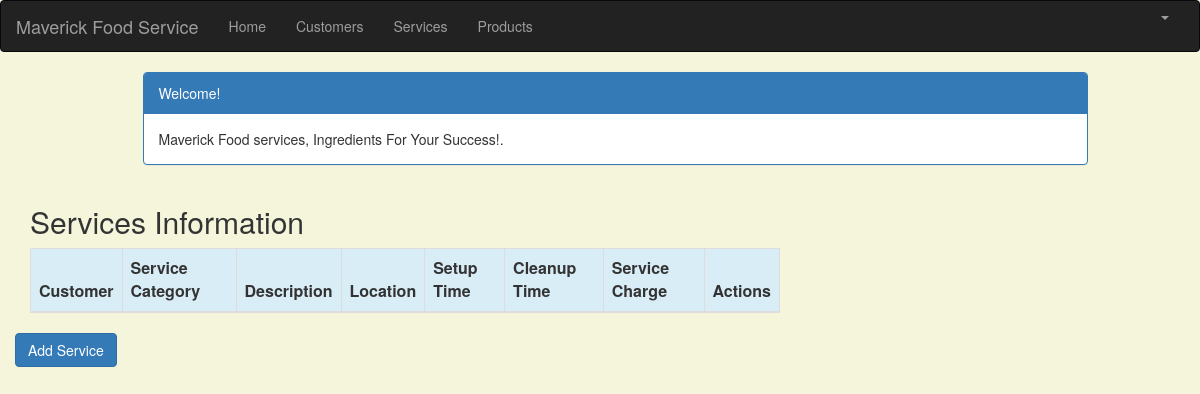
The page /service_list (signed in) on the database as committed earlier.
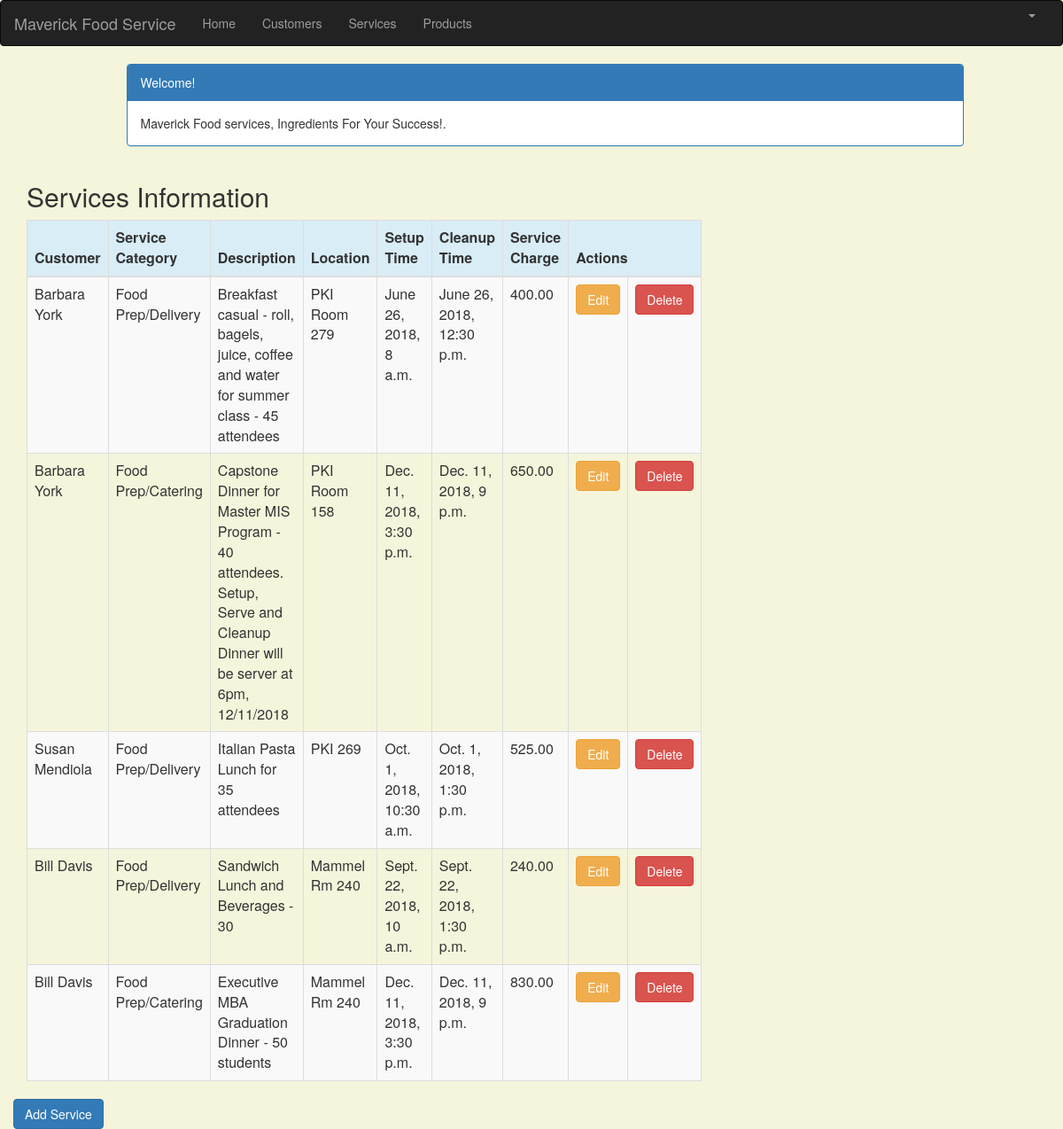
The same page on the database as committed later.
### crm/models.py (models this page shows, shortened)
class Service(models.Model):
    cust_name = models.ForeignKey(Customer, on_delete=models.CASCADE, related_name='services')
    service_category = models.CharField(max_length=100)
    description = models.TextField()
    location = models.CharField(max_length=200)
    setup_time = models.DateTimeField(
        default=timezone.now)
    cleanup_time = models.DateTimeField(
        default=timezone.now)
    service_charge = models.DecimalField(max_digits=10, decimal_places=2)
    created_date = models.DateTimeField(
        default=timezone.now)
    updated_date = models.DateTimeField(auto_now_add=True)

class Customer(models.Model):
    cust_name = models.CharField(max_length=50)
    organization = models.CharField(max_length=100, blank=True)
    role = models.CharField(max_length=100)
    email = models.EmailField(max_length=100)
    bldgroom = models.CharField(max_length=100)
    address = models.CharField(max_length=200)
    account_number = models.IntegerField(blank=False, null=False)
    city = models.CharField(max_length=50)
    state = models.CharField(max_length=50)
    zipcode = models.CharField(max_length=10)
    phone_number = models.CharField(max_length=50)
    created_date = models.DateTimeField(
        default=timezone.now)
    updated_date = models.DateTimeField(auto_now_add=True)
    def __str__(self):
        return str(self.cust_name)

### crm/views.py (the view)
# urls.py: path('service_list', views.service_list, name='service_list'),
@login_required
def service_list(request):
    services = Service.objects.filter(created_date__lte=timezone.now())
    return render(request, 'crm/service_list.html', {'services': services})

### crm/templates/crm/service_list.html (shortened to what this page needs)
{% extends 'crm/base.html' %}
{% block content %}
    <html>
    <head>
        <link rel="stylesheet" href="https://maxcdn.bootstrapcdn.com/bootstrap/3.3.4/css/bootstrap.min.css">
    </head>
    <body>
    <div class="container">
        <div class="row">
            <div class="col-md-10 col-md-offset-1">
                <div class="panel panel-primary">
                    <div class="panel-heading">Welcome!</div>
                    <div class="panel-body">
                        Maverick Food services, Ingredients For Your Success!.
                    </div>
                </div>
            </div>
        </div>
    </div>
    <div class="row">
        <h2 style="padding-left: 15Px">Services Information</h2>
    </div>
    <div>
        <table class="table table-striped table-bordered table-hover">
            <thead>
            <tr class="bg-info">
                <th>Customer</th>
                <th>Service Category</th>
                <th>Description</th>
                <th>Location</th>
                <th>Setup Time</th>
                <th>Cleanup Time</th>
                <th>Service Charge</th>
                <th colspan="3">Actions</th>
            </tr>
            </thead>
            <tbody>
            {% for service in services %}
                <tr>
                    <td>{{ service.cust_name }}</td>
                    <td>{{ service.service_category }}</td>
                     <td>{{ service.description }}</td>
                    <td>{{ service.location }}</td>
                    <td>{{ service.setup_time }}</td>
                    <td>{{ service.cleanup_time }}</td>
                    <td>{{ service.service_charge }}</td>
                    <td><a href="{% url 'crm:service_edit' pk=service.pk %}"
                           class="btn btn-warning">Edit</a></td>
                    <td><a href="{% url 'crm:service_delete' pk=service.pk %}"
                           onclick="return confirm('Are you sure you want to delete?')"
                           class="btn btn-danger">Delete</a>
                    </td>
                </tr>
            {% endfor %}
            </tbody>
        </table>
     <div class="row">
            <a href="{% url 'crm:service_new' %}" class="row"><span
                    class="btn btn-primary">Add Service</span></a>
        </div>
    </div>
    </body>
    </html>
{% endblock %}

### crm/templates/crm/base.html (shortened to what this page needs)
{% load staticfiles %}
<html lang="en">
<head>
    <link rel="stylesheet" href="https://maxcdn.bootstrapcdn.com/bootstrap/3.3.7/css/bootstrap.min.css">
</head>
<body id="app-layout">
<nav class="navbar navbar-inverse">
    <div class="container-fluid">
        <div class="navbar-header">
            <a class="navbar-brand" href="/">
                Maverick Food Service
            </a>
        </div>
        <div class="collapse navbar-collapse" id="myNavbar">
            <ul class="nav navbar-nav">
                <li><a href="{% url 'crm:home' %}">Home</a></li>
                <li><a href="{% url 'crm:customer_list' %}">Customers</a></li>
               <li><a href="{% url 'crm:service_list' %}">Services</a></li>
                <li><a href="{% url 'crm:product_list' %}">Products</a></li>
            </ul>
            <ul class="nav navbar-nav navbar-right">
                {% if user.is_authenticated %}
                    <li class="dropdown">
                        <a href="#" class="dropdown-toggle" data-toggle="dropdown" role="button" aria-expanded="false">
                            <span class="caret"></span>
                        </a>
                    </li>
                {% else %}
                    <li><a href="{% url 'login' %}"><span class="glyphicon glyphicon-log-in"></span> Login</a></li>
                {% endif %}
            </ul>
        </div>
    </div>
</nav>
<div class="content container">
    <div class="row">
        <div class="col-md-8">
            {% block content %}{% endblock %}
        </div>
    </div>
</body>
</html>

### crm/templates/crm/base.html (style rules this page uses)
.navbar { margin-bottom: 0; border-radius: 0; }

### crm/templates/crm/service_list.html (style rules this page uses)
body { background-color: beige; }

Rows that differ between the two databases and show on the page:
added Service: cust_name "Barbara York", service_category "Food Prep/Delivery", description "Breakfast casual - roll, bagels, juice, coffee and water for summer class - 45 attendees", location "PKI Room 279", setup_time "June 26, 2018, 8 a.m.", cleanup_time "June 26, 2018, 12:30 p.m.", service_charge "400.00"
added Service: cust_name "Barbara York", service_category "Food Prep/Catering", description "Capstone Dinner for Master MIS Program - 40 attendees. Setup, Serve and Cleanup Dinner will be server at 6pm, 12/11/2018", location "PKI Room 158", setup_time "Dec. 11, 2018, 3:30 p.m.", cleanup_time "Dec. 11, 2018, 9 p.m.", service_charge "650.00"
added Service: cust_name "Susan Mendiola", service_category "Food Prep/Delivery", description "Italian Pasta Lunch for 35 attendees", location "PKI 269", setup_time "Oct. 1, 2018, 10:30 a.m.", cleanup_time "Oct. 1, 2018, 1:30 p.m.", service_charge "525.00"
added Service: cust_name "Bill Davis", service_category "Food Prep/Delivery", description "Sandwich Lunch and Beverages - 30", location "Mammel Rm 240", setup_time "Sept. 22, 2018, 10 a.m.", cleanup_time "Sept. 22, 2018, 1:30 p.m.", service_charge "240.00"
added Service: cust_name "Bill Davis", service_category "Food Prep/Catering", description "Executive MBA Graduation Dinner - 50 students", location "Mammel Rm 240", setup_time "Dec. 11, 2018, 3:30 p.m.", cleanup_time "Dec. 11, 2018, 9 p.m.", service_charge "830.00"
